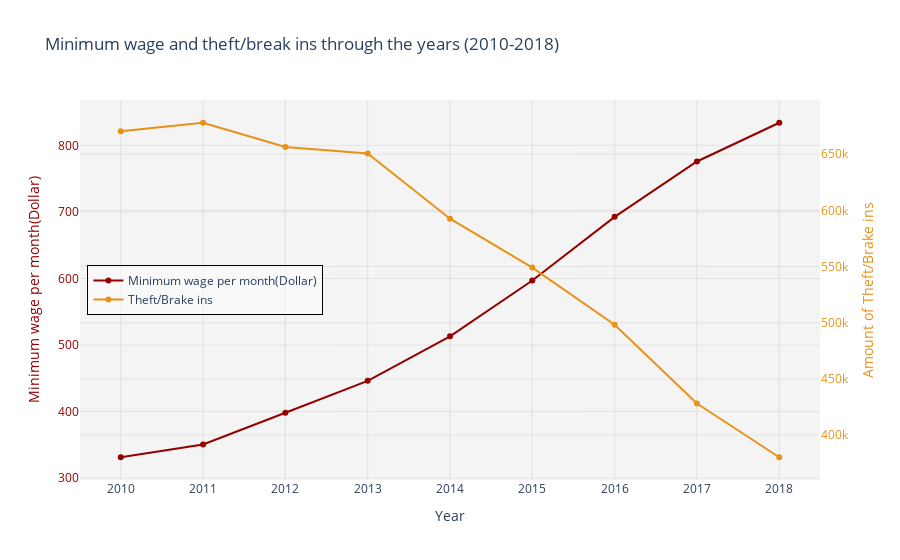

Source (notebook cell):
### Markdown cell above
## Minimum Wage per Month and Theft/Break-ins
The graph illustrates the relationship between minimum wage per month and the incidence of thefts and break-ins from 2013 to 2018. This data provides an overview of how changes in minimum wage levels might correlate with crime rates, particularly property crimes such as thefts and break-ins.

### Code cell
# Exchange rates from euros to dollars for each corresponding year. Source : https://www.macrotrends.net/2548/euro-dollar-exchange-rate-historical-chart
exchange_rates = {
    1969: 1.1747, 1970: 1.1747, 1971: 1.1747, 1972: 1.1747, 1973: 1.1747, 1974: 1.1747, 1975: 1.1747,
    1976: 1.1747, 1977: 1.1747, 1978: 1.1747, 1979: 1.1747, 1980: 1.1747, 1981: 1.1747, 1982: 1.1747,
    1983: 1.1747, 1984: 1.1747, 1985: 1.1747, 1986: 1.1747, 1987: 1.1747, 1988: 1.1747, 1989: 1.1747,
    1990: 1.1747, 1991: 1.1747, 1992: 1.1747, 1993: 1.1747, 1994: 1.1747, 1995: 1.1747, 1996: 1.1747,
    1997: 1.1747, 1998: 1.1747, 1999: 1.1747, 2000: 0.92, 2001: 0.90, 2002: 0.95, 2003: 1.13, 2004: 1.24,
    2005: 1.24, 2006: 1.26, 2007: 1.38, 2008: 1.47, 2009: 1.39, 2010: 1.33, 2011: 1.39, 2012: 1.29,
    2013: 1.33, 2014: 1.33, 2015: 1.11, 2016: 1.11, 2017: 1.13, 2018: 1.18
}

def convert_euro_to_dollar(year, amount_euro):
    return amount_euro * exchange_rates.get(year, 1)

data = pd.read_csv('theft_and_burglary.csv')

jaren = data['year'].tolist()
diefstal_inbraak = data['theft_and_burglary'].tolist()

minimum_wage_df = pd.read_csv("minimum_wage_data.csv")
minimum_wage_df['year'] = minimum_wage_df['year'].astype(int)
minimum_wage_df['minimum wage per month (dollar)'] = minimum_wage_df.apply(
    lambda row: convert_euro_to_dollar(row['year'], row['minimum wage per month (euro)']), axis=1
)

min_wage_month = minimum_wage_df['minimum wage per month (dollar)'].tolist()

fig = go.Figure()

fig.add_trace(go.Scatter(x=jaren, y=min_wage_month, mode='lines+markers', name='Minimum wage per month(Dollar)', line=dict(color='#940000')))

fig.add_trace(go.Scatter(x=jaren, y=diefstal_inbraak, mode='lines+markers', name='Theft/Brake ins', line=dict(color='#e89217'), yaxis='y2'))

fig.update_layout(
    yaxis=dict(
        title='Minimum wage per month(Dollar)',
        titlefont=dict(color='#940000'),
        tickfont=dict(color='#940000'),
        gridcolor='lightgrey',
        gridwidth=0.5
    ),
    yaxis2=dict(
        title='Amount of Theft/Brake ins',
        titlefont=dict(color='#e89217'),
        tickfont=dict(color='#e89217'),
        overlaying='y',
        side='right',
        gridcolor='lightgrey',
        gridwidth=0.5
    ),
    title='Minimum wage and theft/break ins through the years (2010-2018)',
    xaxis_title='Year',
    xaxis=dict(
        gridcolor='lightgrey',
        gridwidth=0.6
    ),
    legend=dict(
        x=0.01,
        y=0.5,
        bgcolor='rgba(255, 255, 255, 0.5)',
        bordercolor='black',
        borderwidth=1
    ),
    plot_bgcolor='#f4f4f4'
)

### Figure 1 — Plotly figure (JSON) as saved in the notebook; plotly's stock layout.template omitted (floating-point values rounded to 4 significant figures)
{"data": [{"line": {"color": "#940000"}, "mode": "lines+markers", "name": "Minimum wage per month(Dollar)", "type": "scatter", "x": [2010, 2011, 2012, 2013, 2014, 2015, 2016, 2017, 2018], "y": [331.4, 350.5, 398.3, 446.3, 513.1, 597.0, 692.6, 775.8, 834.0, 905.0, 943.8, 985.4, 1015.0, 1068.0, 1092.0, 1060.0, 1060.0, 1060.0, 1060.0, 1060.0, 1060.0, 1078.0, 1111.0, 1145.0, 1153.0, 1153.0, 1153.0, 1169.0, 1190.0, 1222.0, 1258.0, 1013.0, 1051.0, 1158.0, 1420.0, 1568.0, 1568.0, 1611.0, 1806.0, 1978.0, 1932.0, 1878.0, 1987.0, 1872.0, 1960.0, 1982.0, 1670.0, 1699.0, 1761.0, 1872.0]}, {"line": {"color": "#e89217"}, "mode": "lines+markers", "name": "Theft/Brake ins", "type": "scatter", "x": [2010, 2011, 2012, 2013, 2014, 2015, 2016, 2017, 2018], "y": [670470, 677970, 656450, 650650, 592590, 549105, 498285, 428135, 380320], "yaxis": "y2"}], "layout": {"autosize": true, "legend": {"bgcolor": "rgba(255, 255, 255, 0.5)", "bordercolor": "black", "borderwidth": 1, "x": 0.01, "y": 0.5}, "plot_bgcolor": "#f4f4f4", "title": {"text": "Minimum wage and theft/break ins through the years (2010-2018)"}, "xaxis": {"autorange": true, "gridcolor": "lightgrey", "gridwidth": 0.6, "range": [2010.0, 2018.0], "title": {"text": "Year"}, "type": "linear"}, "yaxis": {"autorange": true, "gridcolor": "lightgrey", "gridwidth": 0.5, "range": [290.0, 875.5], "tickfont": {"color": "#940000"}, "title": {"font": {"color": "#940000"}, "text": "Minimum wage per month(Dollar)"}, "type": "linear"}, "yaxis2": {"autorange": true, "gridcolor": "lightgrey", "gridwidth": 0.5, "overlaying": "y", "range": [355800.0, 702500.0], "side": "right", "tickfont": {"color": "#e89217"}, "title": {"font": {"color": "#e89217"}, "text": "Amount of Theft/Brake ins"}, "type": "linear"}}}
